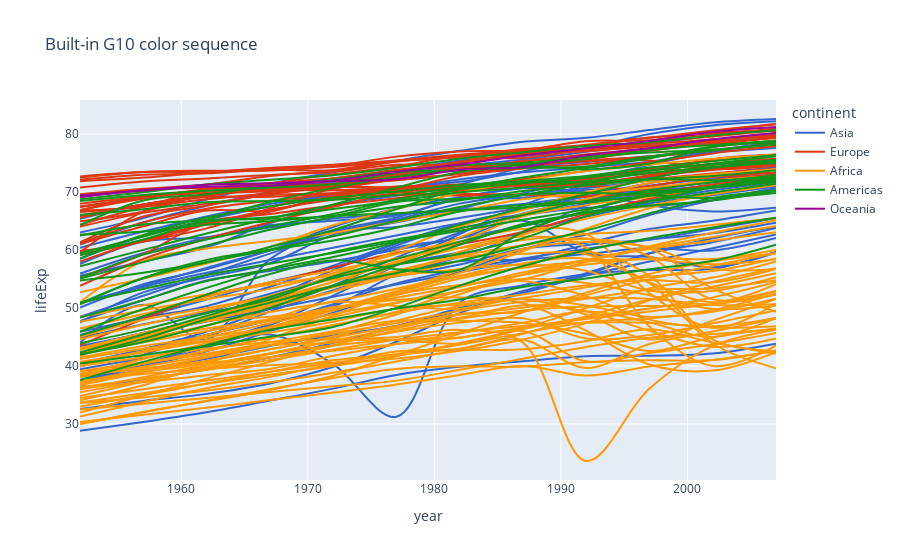

Notebook cell for this chart:
### Code cell
import plotly.express as px
df = px.data.gapminder()
fig = px.line(df, y="lifeExp", x="year", color="continent", line_group="country",
              line_shape="spline", render_mode="svg",
             color_discrete_sequence=px.colors.qualitative.G10,
             title="Built-in G10 color sequence")

fig.show()
